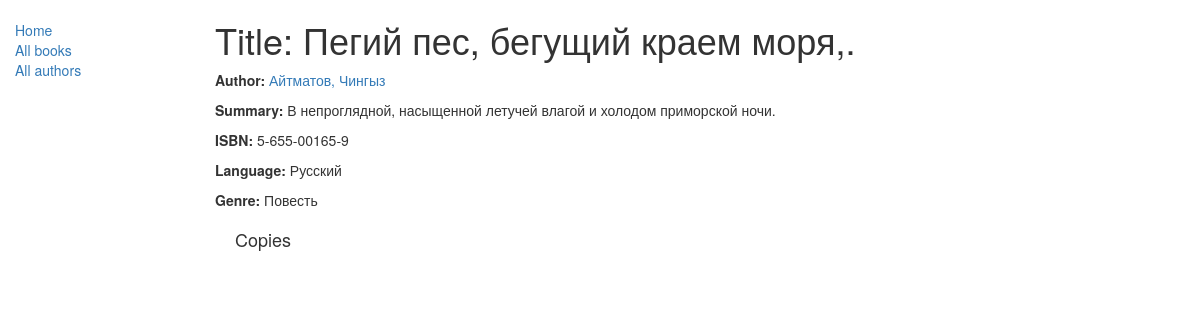
The app's page /catalog/book/4 with its own data.
### catalog/models.py (models this page shows, shortened)
class Book(models.Model):
    title = models.CharField(max_length=200)
    author = models.ForeignKey('Author', on_delete=models.SET_NULL, null=True)
    summary = models.TextField(max_length=1000, help_text="Enter a brief description of the book")
    isbn = models.CharField('ISBN',max_length=13, help_text='13 Character <a href="https://www.isbn-international.org/content/what-isbn">ISBN number</a>')
    genre = models.ManyToManyField(Genre, help_text="Select a genre for this book")
    language = models.ForeignKey('Language', on_delete=models.SET_NULL, null=True)
    def display_genre(self):
        """
        Creates a string for the Genre. This is required to display genre in Admin.
        """
        return ', '.join([ genre.name for genre in self.genre.all()[:3] ])
    display_genre.short_description = 'Genre'

class Author(models.Model):
    first_name = models.CharField(max_length=100)
    last_name = models.CharField(max_length=100)
    date_of_birth = models.DateField(null=True, blank=True)
    date_of_death = models.DateField('Died', null=True, blank=True)
    def __str__(self):
        return '%s, %s' % (self.last_name, self.first_name)

class Language(models.Model):
    name = models.CharField(max_length=100)
    def __str__(self):
        return self.name

class Genre(models.Model):
    name = models.CharField(max_length=200, help_text="Enter a book genre (e.g. Science Fiction, French Poetry etc.)")
    def __str__(self):
        return self.name

### catalog/views.py (the view)
# urls.py: url(r'^book/(?P<pk>\d+)$', views.BookDetailView.as_view(), name='book-detail'),
class BookDetailView(generic.DetailView):
    model = Book

### catalog/templates/catalog/book_detail.html (shortened to what this page needs)
{% extends "catalog/base_generic.html" %}
{% block content %}
  <h1>Title: {{ book.title }}</h1>
  <p><strong>Author:</strong> <a href="">{{ book.author }}</a></p>
  <p><strong>Summary:</strong> {{ book.summary }}</p>
  <p><strong>ISBN:</strong> {{ book.isbn }}</p>
  <p><strong>Language:</strong> {{ book.language }}</p>
  <p><strong>Genre:</strong> {% for genre in book.genre.all %} {{ genre }}{% if not forloop.last %}, {% endif %}{% endfor %}</p>
  <div style="margin-left:20px;margin-top:20px">
    <h4>Copies</h4>
  </div>
{% endblock %}

### records on screen
Book: title "Пегий пес, бегущий краем моря,.", author "Айтматов, Чингыз", summary "В непроглядной, насыщенной летучей влагой и холодом приморской ночи.", isbn "5-655-00165-9", language "Русский"
Genre: name "Повесть"
